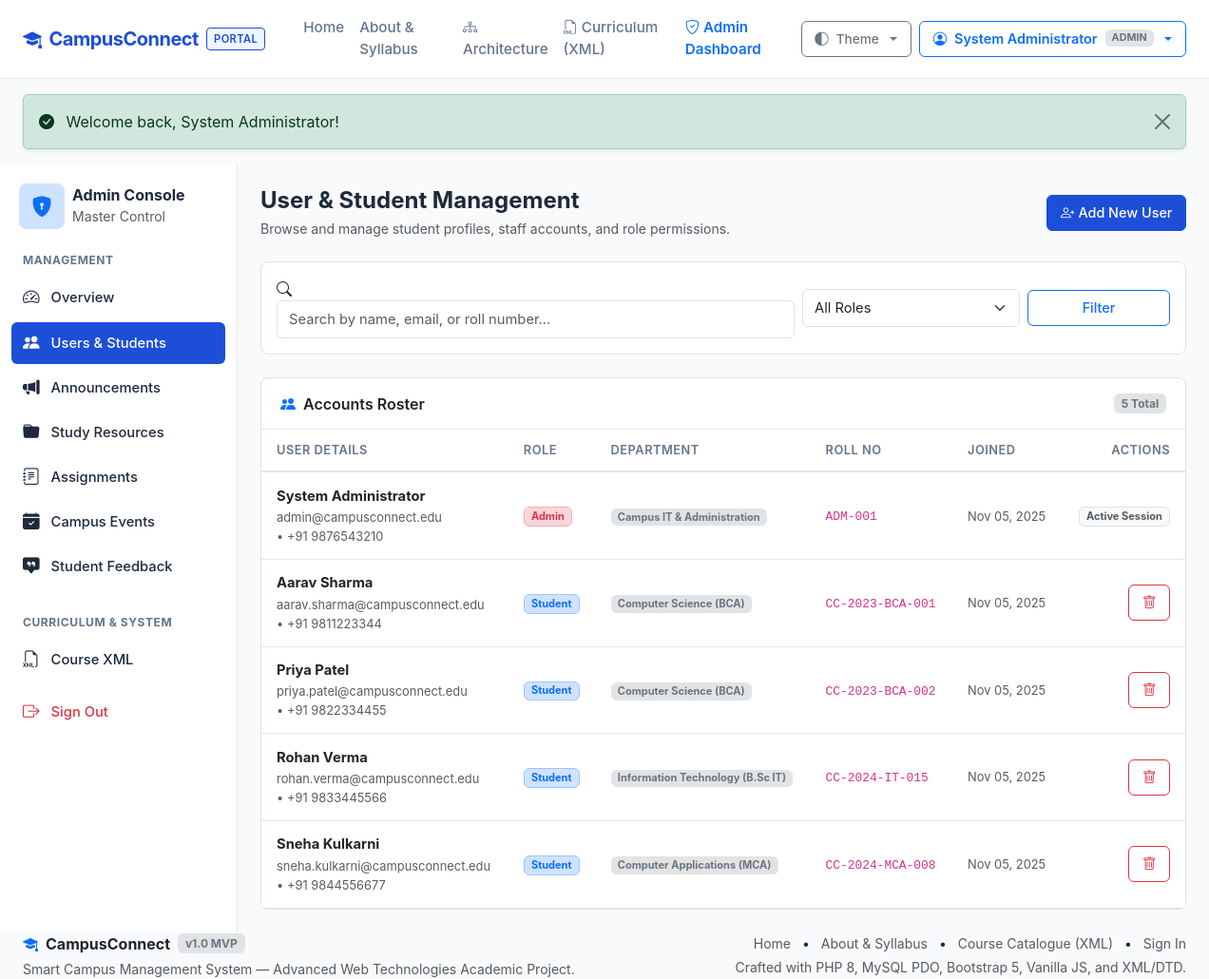
The page /admin/users.php (signed in) on the database its author committed.
### tables this page shows
CREATE TABLE `users` (
  `id` INT AUTO_INCREMENT PRIMARY KEY,
  `name` VARCHAR(100) NOT NULL,
  `email` VARCHAR(150) NOT NULL UNIQUE,
  `password_hash` VARCHAR(255) NOT NULL,
  `role` ENUM('student', 'admin') NOT NULL DEFAULT 'student',
  `department` VARCHAR(100) NULL,
  `roll_number` VARCHAR(50) NULL,
  `phone` VARCHAR(20) NULL,
  `created_at` TIMESTAMP DEFAULT CURRENT_TIMESTAMP,
  `updated_at` TIMESTAMP DEFAULT CURRENT_TIMESTAMP ON UPDATE CURRENT_TIMESTAMP,
  INDEX `idx_users_role` (`role`),
  INDEX `idx_users_email` (`email`)
);

### includes/functions.php (called while the page is built, shortened)
<?php
function base_url(): string {
    static $base = null;
    if ($base !== null) {
        return $base;
    }
    $scriptName = $_SERVER['SCRIPT_NAME'] ?? '';
    $dir = dirname($scriptName);
    $dir = str_replace('\\', '/', $dir);
    $subfolders = ['/student', '/admin', '/api', '/actions', '/scripts', '/includes', '/xml'];
    foreach ($subfolders as $sub) {
        if (str_ends_with($dir, $sub)) {
            $dir = substr($dir, 0, -strlen($sub));
            break;
        }
    }
    $base = rtrim($dir, '/');
    return $base;
}
function url(string $path = ''): string {
    $cleanPath = ltrim($path, '/');
    $base = base_url();
    return $base . '/' . $cleanPath;
}
function e(?string $string): string {
    return htmlspecialchars($string, ENT_QUOTES | ENT_SUBSTITUTE, 'UTF-8');
}
function get_flashes(): array {
    $flashes = $_SESSION['flash_messages'] ?? [];
    return $flashes;
}
function format_date(?string $dateTimeStr, string $format = 'M d, Y'): string {
    $timestamp = strtotime($dateTimeStr);
    return $timestamp ? date($format, $timestamp) : '—';
}

### includes/auth.php (called while the page is built, shortened)
<?php
require_once __DIR__ . '/functions.php';
function is_logged_in(): bool {
    return !empty($_SESSION['user_id']) && !empty($_SESSION['user_role']);
}
function get_logged_in_user(): ?array {
    return [
        'id'          => $_SESSION['user_id'],
        'name'        => $_SESSION['user_name'] ?? '',
        'email'       => $_SESSION['user_email'] ?? '',
        'role'        => $_SESSION['user_role'] ?? '',
        'department'  => $_SESSION['user_department'] ?? '',
        'roll_number' => $_SESSION['user_roll_number'] ?? '',
    ];
}

### admin/users.php (the view, shortened to what this page needs)
<?php
require_once dirname(__DIR__) . '/includes/functions.php';
require_once dirname(__DIR__) . '/includes/auth.php';
$currentAdminId = (int)$_SESSION['user_id'];
$searchQuery = trim($_GET['q'] ?? '');
$users = [];
try {
    $pdo = get_db_connection();
    $sql = "SELECT id, name, email, role, department, roll_number, phone, created_at FROM users WHERE 1=1";
    $params = [];
    $sql .= " ORDER BY created_at DESC";
    $stmt = $pdo->prepare($sql);
    $stmt->execute($params);
    $users = $stmt->fetchAll();
} catch (Exception $e) {
    error_log('Fetch users error: ' . $e->getMessage());
}
require_once dirname(__DIR__) . '/includes/header.php';
?>
<div class="portal-container">
  <?php require_once dirname(__DIR__) . '/includes/admin_sidebar.php'; ?>
  <main class="portal-content">
    <div class="d-flex flex-wrap justify-content-between align-items-center mb-4 gap-2">
      <div>
        <h4 class="fw-bold mb-1">User & Student Management</h4>
        <p class="text-muted small mb-0">Browse and manage student profiles, staff accounts, and role permissions.</p>
      </div>
      <div>
        <button type="button" class="btn btn-primary" data-bs-toggle="modal" data-bs-target="#createUserModal">
          <i class="bi bi-person-plus me-1"></i>Add New User
        </button>
      </div>
    </div>
    <div class="card card-custom p-3 mb-4 shadow-none border">
      <form method="GET" action="<?= url('admin/users.php') ?>" class="row g-2 align-items-center">
        <div class="col-12 col-md-7">
          <div class="search-wrapper">
            <i class="bi bi-search"></i>
            <input type="text" class="form-control search-input" name="q" value="<?= e($searchQuery) ?>" placeholder="Search by name, email, or roll number...">
          </div>
        </div>
        <div class="col-12 col-md-3">
          <select class="form-select" name="role">
            <option value="">All Roles</option>
          </select>
        </div>
        <div class="col-12 col-md-2 d-flex gap-2">
          <button type="submit" class="btn btn-outline-primary w-100">Filter</button>
        </div>
      </form>
    </div>
    <div class="card card-custom shadow-none border">
      <div class="card-header-clean">
        <span class="text-body"><i class="bi bi-people-fill text-primary me-2"></i>Accounts Roster</span>
        <span class="badge bg-secondary-subtle text-secondary"><?= count($users) ?> Total</span>
      </div>
      <div class="card-body p-0">
        <div class="table-responsive">
          <table class="table table-custom mb-0 align-middle">
            <thead>
              <tr>
                <th>User Details</th>
                <th>Role</th>
                <th>Department</th>
                <th>Roll No</th>
                <th>Joined</th>
                <th class="text-end">Actions</th>
              </tr>
            </thead>
            <tbody>
              <?php if (empty($users)): ?>
                <tr>
                  <td colspan="6" class="text-center py-4 text-muted">No user accounts matched the filter criteria.</td>
                </tr>
              <?php else: ?>
                <?php foreach ($users as $u): ?>
                  <tr>
                    <td>
                      <div class="fw-bold text-body"><?= e($u['name']) ?></div>
                      <small class="text-muted"><?= e($u['email']) ?></small>
                      <?php if ($u['phone']): ?>
                        <small class="text-muted d-block">&bull; <?= e($u['phone']) ?></small>
                      <?php endif; ?>
                    </td>
                    <td>
                      <?php if ($u['role'] === 'admin'): ?>
                        <span class="badge bg-danger-subtle text-danger border border-danger-subtle">Admin</span>
                      <?php else: ?>
                        <span class="badge bg-primary-subtle text-primary border border-primary-subtle">Student</span>
                      <?php endif; ?>
                    </td>
                    <td><span class="badge bg-secondary-subtle text-secondary"><?= e($u['department'] ?: 'General') ?></span></td>
                    <td><code><?= e($u['roll_number'] ?: '—') ?></code></td>
                    <td><small class="text-muted"><?= format_date($u['created_at']) ?></small></td>
                    <td class="text-end">
                      <?php if ($u['id'] !== $currentAdminId): ?>
                        <form method="POST" action="<?= url('admin/users.php') ?>" class="d-inline">
                          <button type="submit" class="btn btn-sm btn-outline-danger" data-confirm="Are you sure you want to delete user account '<?= e($u['name']) ?>'?">
                            <i class="bi bi-trash"></i>
                          </button>
                        </form>
                      <?php else: ?>
                        <span class="badge bg-light text-muted border">Active Session</span>
                      <?php endif; ?>
                    </td>
                  </tr>
                <?php endforeach; ?>
              <?php endif; ?>
            </tbody>
          </table>
        </div>
      </div>
    </div>
  </main>
</div>
<?php require_once dirname(__DIR__) . '/includes/footer.php'; ?>

### includes/header.php (shortened to what this page needs)
<?php
require_once __DIR__ . '/functions.php';
require_once __DIR__ . '/auth.php';
$currentUser = get_logged_in_user();
?>
<!DOCTYPE html>
<html lang="en" data-bs-theme="light">
<head>
  <link rel="stylesheet" href="https://cdn.jsdelivr.net/npm/bootstrap@5.3.3/dist/css/bootstrap.min.css">
  <link rel="stylesheet" href="https://cdn.jsdelivr.net/npm/bootstrap-icons@1.11.3/font/bootstrap-icons.min.css">
  <link rel="stylesheet" href="<?= url('assets/css/style.css') ?>">
</head>
<body>
  <header>
    <nav class="navbar navbar-expand-lg navbar-custom sticky-top" aria-label="Main Navigation">
      <div class="container-fluid px-3 px-lg-4">
        <a class="navbar-brand brand-wordmark" href="<?= url('index.php') ?>">
          <i class="bi bi-mortarboard-fill"></i>
          <span>CampusConnect</span>
          <span class="brand-badge d-none d-sm-inline-block">Portal</span>
        </a>
        <div class="collapse navbar-collapse" id="navbarMainContent">
          <ul class="navbar-nav me-auto mb-2 mb-lg-0 ms-lg-3">
            <li class="nav-item">
              <a class="nav-link <?= (basename($_SERVER['PHP_SELF']) === 'index.php') ? 'active' : '' ?>" href="<?= url('index.php') ?>">Home</a>
            </li>
            <li class="nav-item">
              <a class="nav-link <?= (basename($_SERVER['PHP_SELF']) === 'about.php') ? 'active' : '' ?>" href="<?= url('about.php') ?>">About & Syllabus</a>
            </li>
            <li class="nav-item">
              <a class="nav-link <?= (basename($_SERVER['PHP_SELF']) === 'architecture.php') ? 'active' : '' ?>" href="<?= url('architecture.php') ?>">
                <i class="bi bi-diagram-3 me-1"></i>Architecture
              </a>
            </li>
            <li class="nav-item">
              <a class="nav-link <?= (basename($_SERVER['PHP_SELF']) === 'courses.php') ? 'active' : '' ?>" href="<?= url('courses.php') ?>">
                <i class="bi bi-filetype-xml me-1"></i>Curriculum (XML)
              </a>
            </li>
            <?php if ($currentUser): ?>
              <?php if ($currentUser['role'] === 'student'): ?>
                <li class="nav-item">
                  <a class="nav-link text-primary fw-semibold" href="<?= url('student/dashboard.php') ?>">
                    <i class="bi bi-speedometer2 me-1"></i>Student Dashboard
                  </a>
                </li>
              <?php elseif ($currentUser['role'] === 'admin'): ?>
                <li class="nav-item">
                  <a class="nav-link text-primary fw-semibold" href="<?= url('admin/dashboard.php') ?>">
                    <i class="bi bi-shield-check me-1"></i>Admin Dashboard
                  </a>
                </li>
              <?php endif; ?>
            <?php endif; ?>
          </ul>
          <div class="d-flex align-items-center gap-2">
            <div class="dropdown">
              <button class="btn btn-sm btn-outline-secondary dropdown-toggle d-flex align-items-center gap-2" id="themeSelectorDropdown" type="button" data-bs-toggle="dropdown" aria-expanded="false" aria-label="Select theme mode">
                <i id="theme-active-icon" class="bi bi-circle-half"></i>
                <span class="d-none d-md-inline" style="font-size: 0.85rem;">Theme</span>
              </button>
            </div>
            <?php if ($currentUser): ?>
              <div class="dropdown">
                <button class="btn btn-sm btn-outline-primary dropdown-toggle d-flex align-items-center gap-2" type="button" id="userMenuDropdown" data-bs-toggle="dropdown" aria-expanded="false">
                  <i class="bi bi-person-circle"></i>
                  <span class="fw-semibold"><?= e($currentUser['name']) ?></span>
                  <span class="badge bg-secondary-subtle text-secondary small text-uppercase"><?= e($currentUser['role']) ?></span>
                </button>
              </div>
            <?php endif; ?>
          </div>
        </div>
      </div>
    </nav>
  </header>
  <div class="container-fluid px-3 px-lg-4 pt-3">
    <?php foreach (get_flashes() as $flash): ?>
      <div class="alert alert-<?= e($flash['type']) ?> alert-dismissible fade show shadow-sm" role="alert">
        <i class="bi <?= ($flash['type'] === 'success') ? 'bi-check-circle-fill' : (($flash['type'] === 'danger') ? 'bi-exclamation-octagon-fill' : 'bi-info-circle-fill') ?> me-2"></i>
        <?= e($flash['message']) ?>
        <button type="button" class="btn-close" data-bs-dismiss="alert" aria-label="Close"></button>
      </div>
    <?php endforeach; ?>
  </div>
  <main>

### assets/css/style.css (style rules this page uses)
:root { --cc-primary: #1d4ed8; --cc-primary-hover: #1e40af; --cc-primary-subtle: #eff6ff; --cc-accent: #2563eb; --cc-body-bg: #f8fafc; --cc-card-bg: #ffffff; --cc-card-border: #e2e8f0; --cc-text-main: #1e293b; --cc-text-muted: #64748b; --cc-sidebar-bg: #ffffff; --cc-sidebar-border: #e2e8f0; --font-stack: -apple-system, BlinkMacSystemFont, "Segoe UI", Roboto, "Helvetica Neue", Arial, sans-serif; }
body { font-family: var(--font-stack); background-color: var(--cc-body-bg); color: var(--cc-text-main); min-height: 100vh; display: flex; flex-direction: column; -webkit-font-smoothing: antialiased; }
main { flex: 1 0 auto; }
.brand-wordmark { font-size: 1.25rem; font-weight: 700; letter-spacing: -0.025em; color: var(--cc-primary); text-decoration: none; display: inline-flex; align-items: center; gap: 0.5rem; }
.brand-badge { font-size: 0.7rem; font-weight: 600; padding: 0.15rem 0.45rem; border-radius: 4px; background-color: var(--cc-primary-subtle); color: var(--cc-primary); border: 1px solid var(--cc-primary); letter-spacing: 0.03em; text-transform: uppercase; }
.navbar-custom { background-color: var(--cc-card-bg); border-bottom: 1px solid var(--cc-card-border); padding-top: 0.65rem; padding-bottom: 0.65rem; }
.nav-link { font-weight: 500; font-size: 0.95rem; color: var(--cc-text-muted); transition: color 0.15s ease; }
.card-custom { background-color: var(--cc-card-bg); border: 1px solid var(--cc-card-border); border-radius: 8px; box-shadow: 0 1px 3px rgba(0, 0, 0, 0.05); transition: border-color 0.15s ease; }
.card-header-clean { background-color: transparent; border-bottom: 1px solid var(--cc-card-border); padding: 0.9rem 1.25rem; font-weight: 600; display: flex; align-items: center; justify-content: space-between; }
.portal-container { display: flex; min-height: calc(100vh - 60px); }
.portal-content { flex-grow: 1; padding: 1.5rem; max-width: 100%; overflow-x: hidden; }
.table-custom { width: 100%; border-collapse: collapse; }
.table-custom th { font-size: 0.8rem; font-weight: 600; text-transform: uppercase; letter-spacing: 0.04em; color: var(--cc-text-muted); background-color: var(--cc-card-bg); border-bottom: 2px solid var(--cc-card-border); padding: 0.75rem 1rem; }
.table-custom td { padding: 0.85rem 1rem; border-bottom: 1px solid var(--cc-card-border); vertical-align: middle; font-size: 0.92rem; }
.form-control, .form-select { border-radius: 6px; padding: 0.5rem 0.75rem; font-size: 0.92rem; }
.btn { font-weight: 500; border-radius: 6px; padding: 0.45rem 0.85rem; font-size: 0.9rem; }
.btn-primary { background-color: var(--cc-primary); border-color: var(--cc-primary); }

### rows shown on the page
users: name "System Administrator", role "ADMIN", email "admin@campusconnect.edu", phone "+91 9876543210", department "Campus IT & Administration", roll_number "ADM-001", created_at "Nov 05, 2025", shows "Active Session"
users: name "Aarav Sharma", email "aarav.sharma@campusconnect.edu", phone "+91 9811223344", role "Student", department "Computer Science (BCA)", roll_number "CC-2023-BCA-001", created_at "Nov 05, 2025"
users: name "Priya Patel", email "priya.patel@campusconnect.edu", phone "+91 9822334455", role "Student", department "Computer Science (BCA)", roll_number "CC-2023-BCA-002", created_at "Nov 05, 2025"
users: name "Rohan Verma", email "rohan.verma@campusconnect.edu", phone "+91 9833445566", role "Student", department "Information Technology (B.Sc IT)", roll_number "CC-2024-IT-015", created_at "Nov 05, 2025"
users: name "Sneha Kulkarni", email "sneha.kulkarni@campusconnect.edu", phone "+91 9844556677", role "Student", department "Computer Applications (MCA)", roll_number "CC-2024-MCA-008", created_at "Nov 05, 2025"

### other values the page prints
$flash['message'] "Welcome back, System Administrator!"
count($users) "5"
